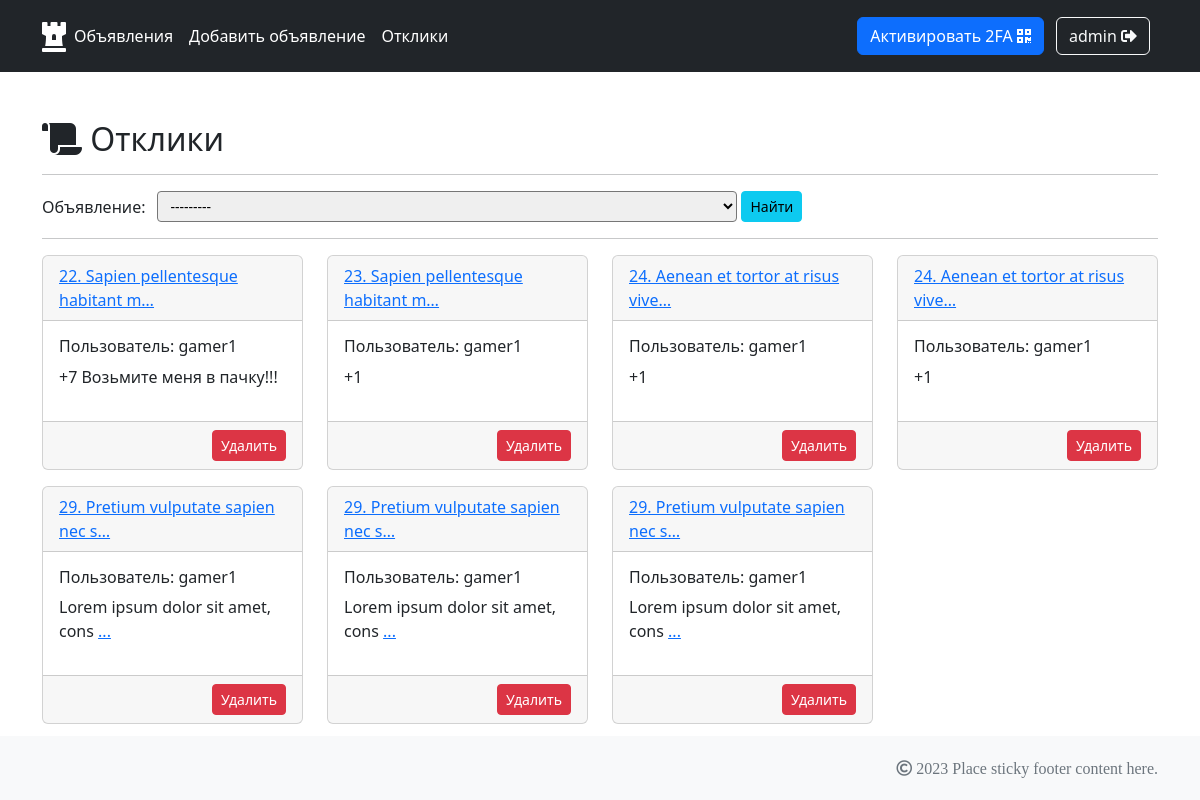
Screenshot of /profile/admin/replies (signed in) with the database file from the repository.
### BulletinBoard/apps/posts/models.py (models this page shows, shortened)
class Reply(models.Model):
    author = models.ForeignKey(
        settings.AUTH_USER_MODEL,
        on_delete=models.CASCADE
    )
    text = models.TextField()
    accept = models.BooleanField(default=False)
    advert = models.ForeignKey(Advert, on_delete=models.CASCADE)

class Advert(models.Model):
    TANKS = 'TK'
    DMAGERS = 'DD'
    HEALERS = 'HL'
    TRADERS = 'TD'
    GUILDMASTERS = 'GL'
    QUESTGIVERS = 'QG'
    BLACKSMITHS = 'BS'
    TANNERS = 'TN'
    POTIONMAKERS = 'PM'
    SPELLCASTERS = 'SC'
    CATEGORYS = [
        (TANKS, 'Танки'),
        (DMAGERS, 'ДД'),
        (HEALERS, 'Хилы'),
        (TRADERS, 'Торговцы'),
        (GUILDMASTERS, 'Гилдмастеры'),
        (QUESTGIVERS, 'Квестгиверы'),
        (BLACKSMITHS, 'Кузнецы'),
        (TANNERS, 'Кожевники'),
        (POTIONMAKERS, 'Зельевары'),
        (SPELLCASTERS, 'Мастера заклинаний'),
    ]
    author = models.ForeignKey(
        settings.AUTH_USER_MODEL,
        on_delete=models.CASCADE
    )
    header = models.TextField(max_length=120, blank=False)
    text = models.TextField(blank=True)
    video = models.FileField(blank=True)
    image = models.ManyToManyField(Image, through='AdvertImage', blank=True)
    category = models.CharField(
        max_length=2,
        choices=CATEGORYS,
        default=TANKS
    )
    def __str__(self):
        return f'{self.id}. {self.header}'
    def get_absolute_url(self):
        return reverse_lazy('pages:advert_detail', args=[str(self.pk)])
    class Meta:
        ordering = ('-pk',)

### BulletinBoard/apps/profiles/views.py (the view)
# urls.py: path('<str:username>/replies', RepliesList.as_view(), name='replies'),
class RepliesList(LoginRequiredMixin, ListView):
    template_name = 'profiles/replies.html'
    ordering = '-id'
    def get_context_data(self, **kwargs):
        context = super().get_context_data(**kwargs)
        context['title'] = 'Отклики'
        context['filter'] = self.filterset
        return context
    def get_queryset(self):
        id = self.request.user.id
        queryset = Reply.objects.filter(
            advert__author__id=id).prefetch_related('advert', 'author')
        self.filterset = ReplyFilter(
            self.request.GET,
            request=self.request,
            queryset=queryset
        )
        return self.filterset.qs

### BulletinBoard/apps/emails/templatetags/staff_filters.py (called while the page is built)
@register.filter(name='is_staff')
def is_staff(value):
    return value.groups.filter(name='staff').exists()

### BulletinBoard/apps/profiles/filters.py (called while the page is built)
def adverts(request):
    if request is None:
        return Advert.objects.none()
    id = request.user.id
    advert = Advert.objects.filter(reply__advert__author__id=id).distinct()
    return advert

### BulletinBoard/apps/profiles/templates/profiles/replies.html (shortened to what this page needs)
{% extends 'default.html' %}
{% load allauth %}
{% block content %}
    <h2><span class="fas fa-scroll"></span> {{ title }}</h2>
    <hr>
    <form class="row row-cols-auto my-2" method="GET">
        {% for field in filter.form %}
            <label class="form-label my-auto" for="{{ field.id_for_label }}">{{ field.label }}</label>
            {{ field.errors }}{{ field }}
        {% endfor %}
        <input class="btn btn-info btn-sm mx-1 my-auto" type="submit" value="Найти">
    </form>
    <hr>
    <div class="row">
    {% for reply in filter.qs %}
    <div class="col-sm-3 mb-3 mb-sm-3">
        <div class="card">
            <div class="card-header"><a href="{{ reply.advert.get_absolute_url }}">{{ reply.advert|truncatechars:35 }}</a></div>
            <div class="card-body">
                <h6 class="card-title">Пользователь: {{ reply.author.username }}</h6>
                {% if reply.text|length > 32 %}
                    <p class="card-text">{{ reply.text|slice:":32" }}
                    <span class="text-primary text-decoration-underline" style="cursor: pointer;" data-bs-toggle="modal" data-bs-target="#modal{{ reply.pk }}">...</span></p>
                                {% load account %}
                {% else %}
                    <p class="card-text pb-3">{{ reply.text }}
                {% endif %}
            </div>
            <div class="card-footer text-body-secondary text-end">
                {% load account %}
                <form method="POST" class="text-end d-inline" action="{% url "profiles:action_reply" user 'delete_reply' %}">
                    <button class="btn btn-sm btn-danger" type="submit">Удалить</button>
                </form>
            </div>
        </div>
    </div>
    {% empty %}
    <div class="col-10">
        <p class="fs-5 my-auto">Откликов нет.</p>
    </div>
    {% endfor %}
    </div>
{% endblock content %}

### templates/default.html (shortened to what this page needs)
{% load static %}
<!DOCTYPE html>
<html lang="en">
<head>
    <link rel="stylesheet" href="{% static 'css/all.min.css' %}">
    <link href="https://cdn.jsdelivr.net/npm/bootstrap@5.3.2/dist/css/bootstrap.min.css" rel="stylesheet">
    <link href="{% static 'css/styles.css' %}" rel="stylesheet">
</head>
<body>
    {% include './parts/header.html' %}
    <div class="container py-5">
        {% block content %}
        {% endblock content %}
    </div>
    {% include './parts/footer.html' %}
</body>
</html>

### templates/parts/header.html (shortened to what this page needs)
{% load allauth %}
{% load staff_filters %}
<header class="p-3 text-bg-dark">
        <div class="container">
            <div class="d-flex flex-wrap align-items-center justify-content-center justify-content-lg-start">
                <a href="/" class="d-flex align-items-center mb-2 mb-lg-0 text-white text-decoration-none">
                </a>
                <ul class="nav col-12 col-lg-auto me-lg-auto mb-2 justify-content-center mb-md-0">
                    <li><a href="/" class="nav-link px-2 text-white">Объявления</a></li>
                    {% if user.is_authenticated %}
                        <li><a href="{% url "pages:advert_create" %}" class="nav-link px-2 text-white">Добавить объявление</a></li>
                        <li><a href="{% url "profiles:replies" user.username %}" class="nav-link px-2 text-white">Отклики</a></li>
                    {% endif %}
                </ul>
                <div class="text-end">
                    {% if user.is_authenticated %}
                        {% load account %}
                        <a class="btn btn-primary me-2" href="/accounts/2fa">Активировать 2FA <span class="fas fa-qrcode"></span></a>
                        <a class="btn btn-outline-light me-2" href="{% url 'account_logout' %}">{% user_display user %} <span class="fas fa-sign-out-alt"></span></a>
                    {% else %}
                        <a class="btn btn-outline-light me-2" href="{% url 'account_login' %}">Вход <span class="fas fa-sign-in-alt"></span></a>
                        <a class="btn btn-warning" href="{% url 'account_signup' %}">Регистрация <span class="fas fa-user-plus"></span></a>
                    {% endif %}
                </div>
            </div>
        </div>
</header>

### templates/parts/footer.html
<footer class="fixed-bottom py-3 mt-auto bg-light">
    <div class="container">
      <p class="text-end my-1"><span class="text-muted far fa-copyright"> 2023 Place sticky footer content here.</span></p>
    </div>
</footer>

### rows the page displays
Reply: advert "22. Sapien pellentesque habitant m…", author.username "gamer1", text "+7 Возьмите меня в пачку!!!"
Reply: advert "23. Sapien pellentesque habitant m…", author.username "gamer1", text "+1"
Reply: advert "24. Aenean et tortor at risus vive…", author.username "gamer1", text "+1"
Reply: advert "24. Aenean et tortor at risus vive…", author.username "gamer1", text "+1"
Reply: advert "29. Pretium vulputate sapien nec s…", author.username "gamer1", text "Lorem ipsum dolor sit amet, cons"
Reply: advert "29. Pretium vulputate sapien nec s…", author.username "gamer1", text "Lorem ipsum dolor sit amet, cons"
Reply: advert "29. Pretium vulputate sapien nec s…", author.username "gamer1", text "Lorem ipsum dolor sit amet, cons"

### other values shown
{{ title }} "Отклики"
{{ field.label }} "Объявление:"
